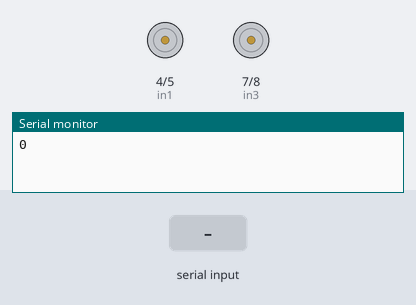
Simulated run of this sketch. Board: Arduino Nano, built with avr-gcc and run on an emulated ATmega328P. Parts: motor-driver pin pairs drawn as motors (green arrow = first pin HIGH = forward, orange = second pin HIGH = backward, longer = more drive), the last lines printed to the serial monitor. The test bench sets the inputs (shaded band).

Above: at 1.2 s.
1.3 s: "1\n" received over Serial
At 3.2 s:
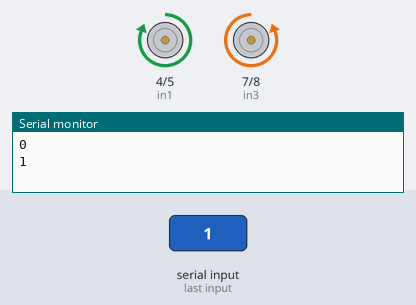
4.3 s: "2\n" received over Serial
At 5.5 s:
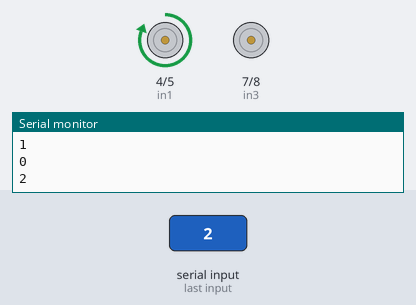
7.3 s: "3\n" received over Serial
At 8.9 s:
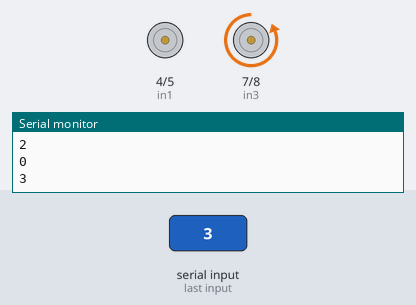
10.3 s: "4\n" received over Serial
At 12.4 s:
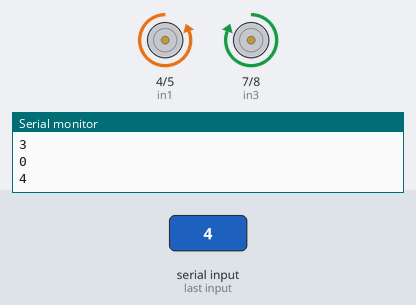
Timing chart, 0 to 14.3 s (numbered marks = the images above; inputs shaded):
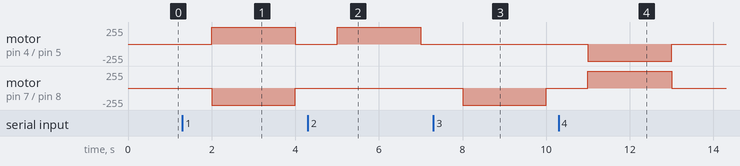

Measured:
- after the input at 1.3 s, motor on pin 4 (in1) / pin 5 (in2): stopped → forward 255/255 after 0.70 s, → stopped 2.0 s later; motor on pin 7 (in3) / pin 8 (in4): stopped → backward 255/255 after 0.70 s, → stopped 2.0 s later
- after the input at 4.3 s, motor on pin 4 (in1) / pin 5 (in2): stopped → forward 255/255 after 0.70 s, → stopped 2.0 s later
- after the input at 7.3 s, motor on pin 7 (in3) / pin 8 (in4): stopped → backward 255/255 after 0.70 s, → stopped 2.0 s later
- after the input at 10.3 s, motor on pin 4 (in1) / pin 5 (in2): stopped → backward 255/255 after 0.70 s, → stopped 2.0 s later; motor on pin 7 (in3) / pin 8 (in4): stopped → forward 255/255 after 0.70 s, → stopped 2.0 s later

The sketch:

can.ino
```cpp
// Upload this code in arduino IDE
#define in1 4 //Connect the in1 to pin 4 of arduino nano
#define in2 5 // Connect the in2 to pin 5 of arduino nano
#define in3 7 // Connect the in3 to pin 7 of arduino nano
#define in4 8 // Connect the in4 to pin 8 of arduino nano
int c;
void setup() {
Serial.begin(9600);
pinMode(in1,OUTPUT);
pinMode(in2,OUTPUT);
pinMode(in3,OUTPUT);
pinMode(in4,OUTPUT);
}
void loop() {
c=Serial.parseInt(); //Reads user input (an integer) from the serial stream
Serial.println(c); //Prints the read user input on the serial monitor
switch(c)
{
case 1:
{
digitalWrite(in1,HIGH); //FORWARD
digitalWrite(in2,LOW);
digitalWrite(in3,LOW);
digitalWrite(in4,HIGH);
delay(1000); //Continue for 1 seconds
break;
}
case 2:
{
digitalWrite(in1,HIGH); //right
digitalWrite(in2,LOW);
digitalWrite(in3,LOW);
digitalWrite(in4,LOW);
delay(1000); //Continue for 1 seconds
break;
}
case 3:
{
digitalWrite(in1,LOW); //left
digitalWrite(in2,LOW);
digitalWrite(in3,LOW);
digitalWrite(in4,HIGH);
delay(1000); //Continue for 1 seconds
break;
}
case 4:{
digitalWrite(in1,LOW); //BACK
digitalWrite(in2,HIGH);
digitalWrite(in3,HIGH);
digitalWrite(in4,LOW);
delay(1000); //Continue for 1 seconds
break;
}
case 5:
{
digitalWrite(in1,LOW); //STOP
digitalWrite(in2,LOW);
digitalWrite(in3,LOW);
digitalWrite(in4,LOW);
delay(1000); //Wait for 1 seconds
break;
}
default:
{
  digitalWrite(in1,LOW); //STOP
digitalWrite(in2,LOW);
digitalWrite(in3,LOW);
digitalWrite(in4,LOW);
delay(1000); //Wait for 1 seconds
break;
}

}

}
```
